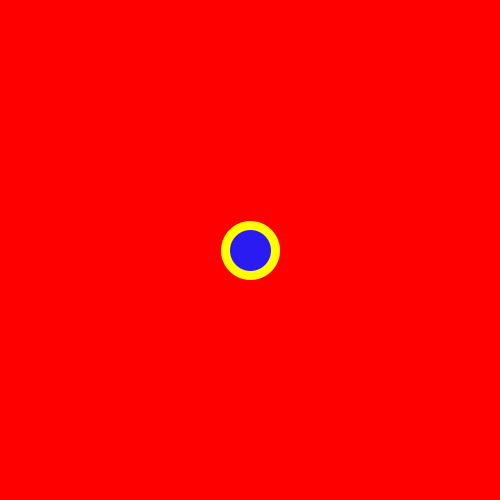
Frame 1 (no input)
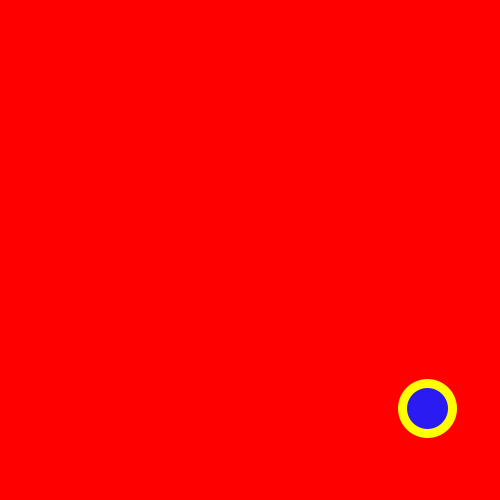
Frame 60 (the mouse pressed at the canvas centre just before this capture)
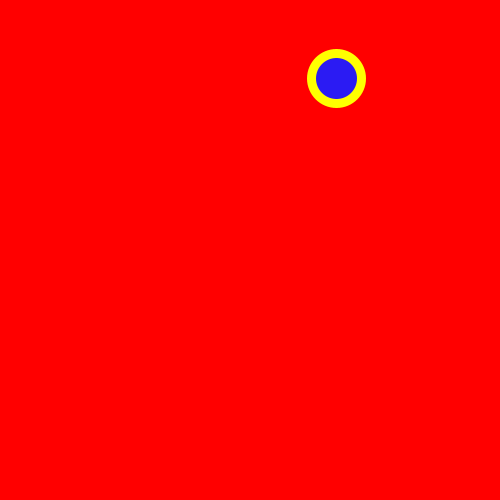
Frame 120 (the mouse held since frame 60 and released just before this capture)

The Processing sketch that drew these frames (run headless with seeded random() and noise(); from frame 60 on, the mouse is pressed at the canvas centre):

// Processing sketch: ProcessingReview
// ── ProcessingReview.pde
float x = 250;
float y = 250;
float xSpeed = 3;
float ySpeed = 5;
float acc = 1.1;

void setup() {
  size(500, 500);
  background(255, 0, 0);
}

// TODO:
// randomness
// printing to the console
// arrays
// variables
// interaction --> keyboard, mouse clicking

void draw() {
  background(255, 0, 0);
  if (x < height / 2) {
    fill(0, 255, 0);
    strokeWeight(3);
    stroke(255, 0, 255);
  } else {
    fill(43, 27, 243);
    strokeWeight(9);
    stroke(255, 255, 0);
  }
  ellipse(x, y, 50, 50);
  
  if (x > width - 25) {
    xSpeed = -xSpeed * acc;
  } else if (x < 25) {
    xSpeed = -xSpeed * acc;
  }
  x += xSpeed;
  if (y > height - 25) {
    ySpeed = -ySpeed * acc;
  } else if (y < 25) {
    ySpeed = -ySpeed * acc;
  }
  y += ySpeed;
  
  // hidden call to render();
}
